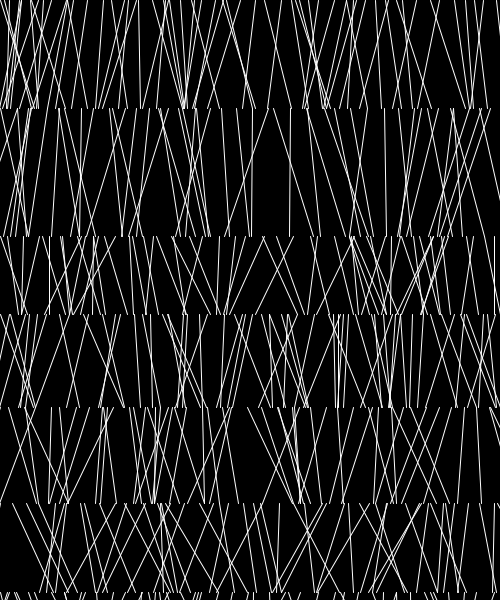
Frame 1 (no input)
Frame 60 (the mouse pressed at the canvas centre just before this capture): identical to frame 1, image omitted
Frame 120 (the mouse held since frame 60 and released just before this capture): identical to frame 1, image omitted

The Processing sketch that drew this single still picture (run headless with seeded random() and noise(); from frame 60 on, the mouse is pressed at the canvas centre):

// Processing sketch: processing_60049
// ── processing_60049.pde

/*

Attempt to reproduce this artwork pattern: http://newyorkcitylights.tumblr.com/post/21932025765

@author Rafael Rinaldi (rafaelrinaldi.com)
@since Apr 28, 2012

*/

// Max distance between lines.
int MAX_DISTANCE = 18;

// Position Y.
float y;

// Line inclination.
float inclination;

void setup() {
  background(0);
  size(500, 600);
  display();
}

void draw() {  
}

// Generate graphics.
void display() {
  background(0);
  y = 0;
  while(y < height) y += drawColumn();
}

/*

Draw a line column.
@return Column height.

*/
float drawColumn() {
  
  float x = 0;
  float columnHeight = random(70, 130); // Random column height.
  float inclination = random(30, 60); // Random line inclination.
  
  while(x < width) {
    
    stroke(255);
    smooth();
    line(x, y, x + random(-inclination, inclination), y + columnHeight);
    
    x += random(0, MAX_DISTANCE);
    
  }
  
  return columnHeight;
  
}

void mousePressed() {
  display();
}
